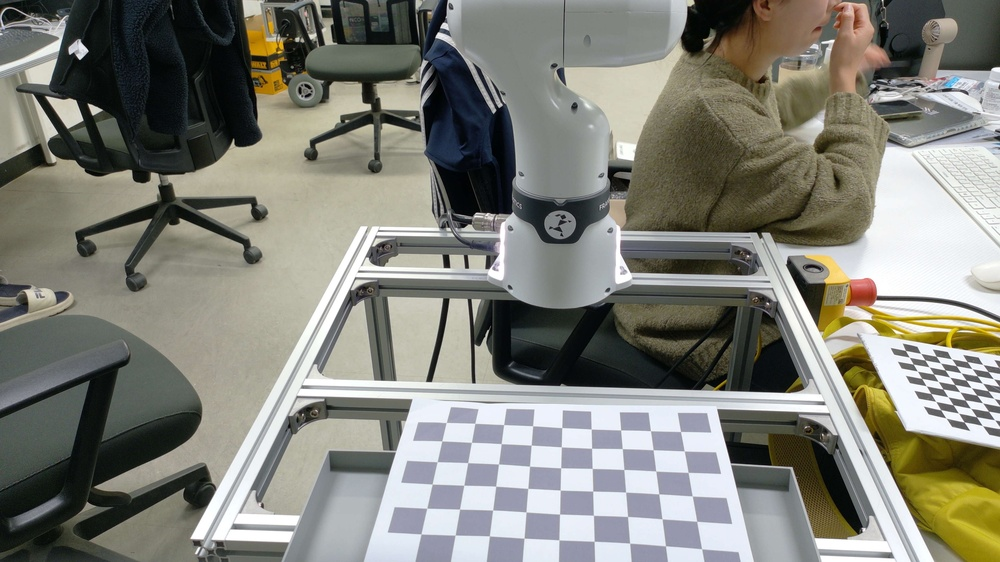
#> input picture scripts/checkerboard_photo.jpg, 1000 x 562 px, shrunk from 3840 x 2160 before the run, given as the content of the folder scripts/calib_photos, which was not available
$ python calibrate_intrinsics_from_folder.py --square-mm 1.0
#> lines starting #> are read from the running program, lines starting #| are printed output that depends on the picture
"""Compute camera intrinsics from a folder of checkerboard photos (no GUI).

  /usr/bin/python3 scripts/calibrate_intrinsics_from_folder.py --cols 11 --rows 8 --square-mm 16

Reads every .jpg/.png in --folder (default scripts/calib_photos), finds the
checkerboard in each, and runs cv2.calibrateCamera. Prints which photos
failed (bad angle/blur/board not fully visible -- fine to have a few, just
need >= --min-captures good ones).
"""
import argparse
import glob
import json
import os

import cv2
import numpy as np


def main():
    parser = argparse.ArgumentParser()
    parser.add_argument('--folder', default='scripts/calib_photos')
    parser.add_argument('--cols', type=int, default=10, help='board squares, horizontal')
    parser.add_argument('--rows', type=int, default=7, help='board squares, vertical')
    parser.add_argument('--square-mm', type=float, required=True)
    parser.add_argument('--min-captures', type=int, default=10)
    parser.add_argument('--out', default='scripts/camera_intrinsics.json')
    args = parser.parse_args()
    pattern_size = (args.cols - 1, args.rows - 1)

    objp = np.zeros((pattern_size[0] * pattern_size[1], 3), np.float32)
    objp[:, :2] = np.mgrid[0:pattern_size[0], 0:pattern_size[1]].T.reshape(-1, 2)
    objp *= args.square_mm

    paths = sorted(glob.glob(os.path.join(args.folder, '*.jpg'))
                    + glob.glob(os.path.join(args.folder, '*.png')))
    if not paths:
        raise SystemExit(f'no photos found in {args.folder}')

    obj_points, img_points = [], []
    img_size = None
    for path in paths:
        img = cv2.imread(path)
#> img is the input picture: shape (562, 1000, 3); mean B, G, R 120.5, 129.1, 129
        if img is None:
            print(f'{path}: could not read, skipping')
            continue
        img_size = img.shape[1::-1]
#> img_size = (1000, 562)
        gray = cv2.cvtColor(img, cv2.COLOR_BGR2GRAY)
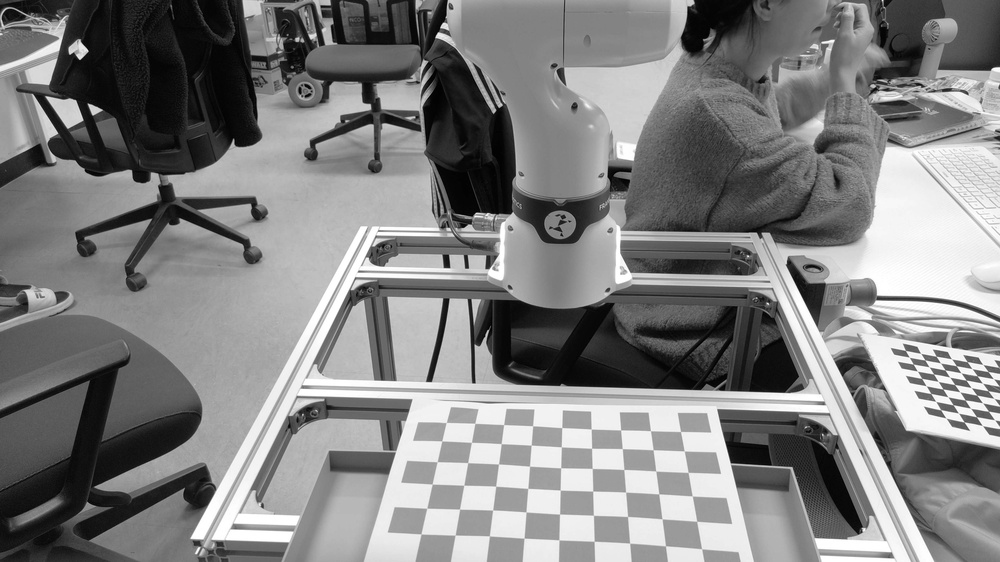
#> gray: shape (562, 1000); min 0, max 255, mean 128.1
        found, corners = cv2.findChessboardCorners(gray, pattern_size)
#> found = True; corners = 54 rows, first 8: [701.6, 548.8], [665.5, 545.8], [629.7, 543.2], [594.2, 541.3], [558.8, 539.8], [524.1, 538.1], [489.5, 535.9], [455.2, 535.1]
        if not found:
            print(f'{path}: board NOT found')
            continue
        refined = cv2.cornerSubPix(
            gray, corners, (11, 11), (-1, -1),
            (cv2.TERM_CRITERIA_EPS + cv2.TERM_CRITERIA_MAX_ITER, 30, 0.001))
#> refined = 54 rows, first 8: [701.6, 548.8], [665.5, 545.9], [629.6, 543.2], [594.2, 541.3], [558.9, 539.9], [524, 538.2], [489.4, 535.9], [455.1, 535.1]
        obj_points.append(objp)
        img_points.append(refined)
        print(f'{path}: OK')

    print(f'\n{len(obj_points)}/{len(paths)} photos usable')
    if len(obj_points) < args.min_captures:
#> (the run stopped early here; a loop or call above may not have finished)

$ run again, on scripts/marker_photo_pos2.jpg
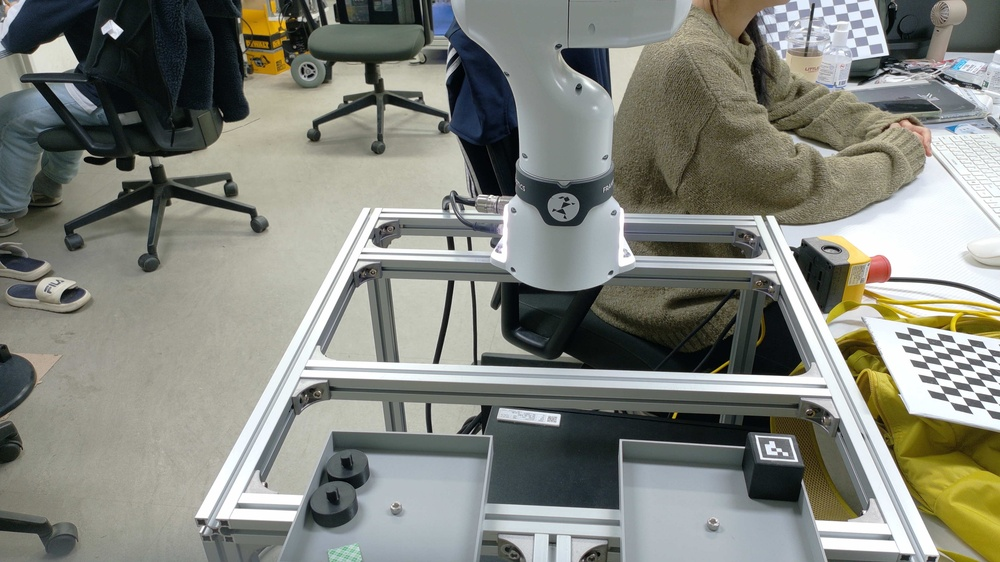
#> input picture scripts/marker_photo_pos2.jpg, 1000 x 562 px, shrunk from 3840 x 2160 before the run, given as the content of the folder scripts/calib_photos, which was not available
#> in main, img is the input picture: shape (562, 1000, 3); mean B, G, R 124.5, 132.6, 130.4
#> in main, `gray = cv2.cvtColor(img, cv2.COLOR_BGR2GRAY)`:
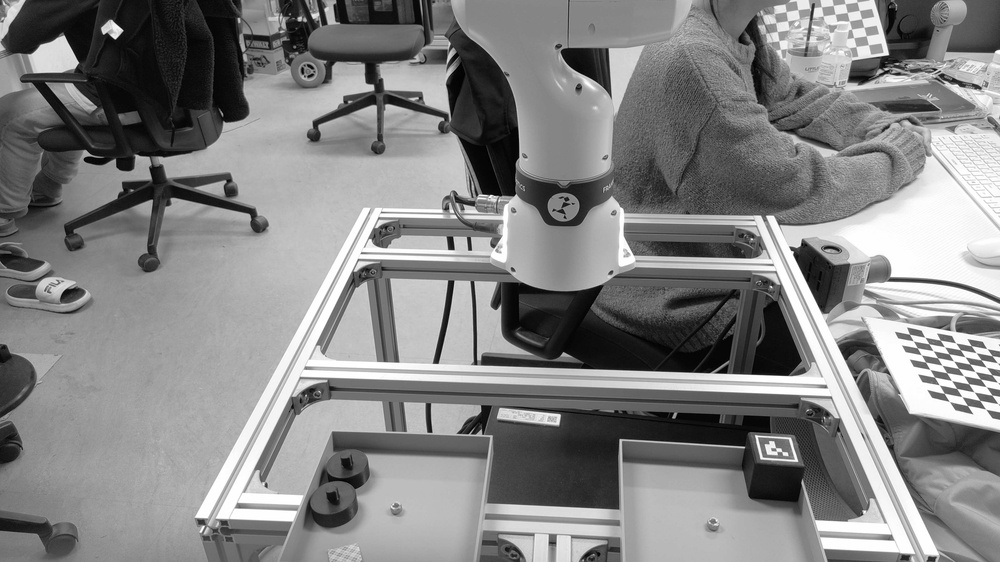
#> gray: shape (562, 1000); min 0, max 255, mean 131
#> found = False; corners = None
